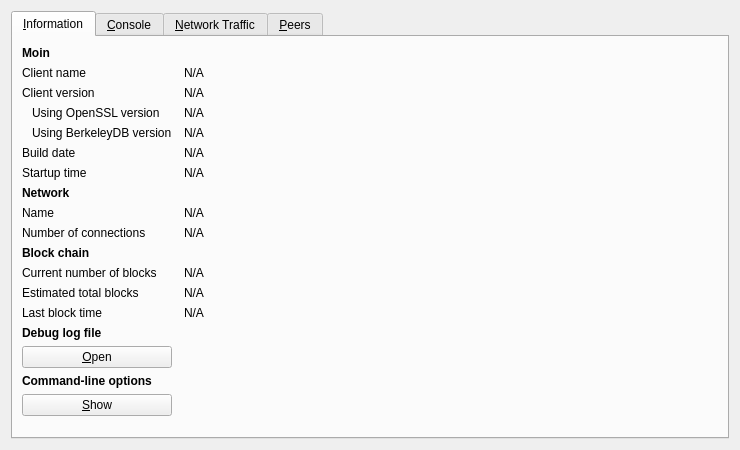
<?xml version="1.0" encoding="UTF-8"?>
<ui version="4.0">
 <class>RPCConsole</class>
 <widget class="QDialog" name="RPCConsole">
  <property name="geometry">
   <rect>
    <x>0</x>
    <y>0</y>
    <width>740</width>
    <height>450</height>
   </rect>
  </property>
  <property name="windowTitle">
   <string>Moin - Debug window</string>
  </property>
  <layout class="QVBoxLayout" name="verticalLayout_2">
   <item>
    <widget class="QTabWidget" name="tabWidget">
     <property name="currentIndex">
      <number>0</number>
     </property>
     <widget class="QWidget" name="tab_info">
      <attribute name="title">
       <string>&amp;Information</string>
      </attribute>
      <layout class="QGridLayout" name="gridLayout" columnstretch="0,1">
       <property name="horizontalSpacing">
        <number>12</number>
       </property>
       <item row="0" column="0">
        <widget class="QLabel" name="label_9">
         <property name="font">
          <font>
           <weight>75</weight>
           <bold>true</bold>
          </font>
         </property>
         <property name="text">
          <string>Moin</string>
         </property>
        </widget>
       </item>
       <item row="1" column="0">
        <widget class="QLabel" name="label_5">
         <property name="text">
          <string>Client name</string>
         </property>
        </widget>
       </item>
       <item row="1" column="1">
        <widget class="QLabel" name="clientName">
         <property name="cursor">
          <cursorShape>IBeamCursor</cursorShape>
         </property>
         <property name="text">
          <string>N/A</string>
         </property>
         <property name="textFormat">
          <enum>Qt::PlainText</enum>
         </property>
         <property name="textInteractionFlags">
          <set>Qt::LinksAccessibleByMouse|Qt::TextSelectableByKeyboard|Qt::TextSelectableByMouse</set>
         </property>
        </widget>
       </item>
       <item row="2" column="0">
        <widget class="QLabel" name="label_6">
         <property name="text">
          <string>Client version</string>
         </property>
        </widget>
       </item>
       <item row="2" column="1">
        <widget class="QLabel" name="clientVersion">
         <property name="cursor">
          <cursorShape>IBeamCursor</cursorShape>
         </property>
         <property name="text">
          <string>N/A</string>
         </property>
         <property name="textFormat">
          <enum>Qt::PlainText</enum>
         </property>
         <property name="textInteractionFlags">
          <set>Qt::LinksAccessibleByMouse|Qt::TextSelectableByKeyboard|Qt::TextSelectableByMouse</set>
         </property>
        </widget>
       </item>
       <item row="3" column="0">
        <widget class="QLabel" name="label_14">
         <property name="text">
          <string>Using OpenSSL version</string>
         </property>
         <property name="indent">
          <number>10</number>
         </property>
        </widget>
       </item>
       <item row="3" column="1">
        <widget class="QLabel" name="openSSLVersion">
         <property name="cursor">
          <cursorShape>IBeamCursor</cursorShape>
         </property>
         <property name="text">
          <string>N/A</string>
         </property>
         <property name="textFormat">
          <enum>Qt::PlainText</enum>
         </property>
         <property name="textInteractionFlags">
          <set>Qt::LinksAccessibleByMouse|Qt::TextSelectableByKeyboard|Qt::TextSelectableByMouse</set>
         </property>
        </widget>
       </item>
       <item row="4" column="0">
        <widget class="QLabel" name="label_berkeleyDBVersion">
         <property name="text">
          <string>Using BerkeleyDB version</string>
         </property>
         <property name="indent">
          <number>10</number>
         </property>
        </widget>
       </item>
       <item row="4" column="1">
        <widget class="QLabel" name="berkeleyDBVersion">
         <property name="cursor">
          <cursorShape>IBeamCursor</cursorShape>
         </property>
         <property name="text">
          <string>N/A</string>
         </property>
         <property name="textFormat">
          <enum>Qt::PlainText</enum>
         </property>
         <property name="textInteractionFlags">
          <set>Qt::LinksAccessibleByMouse|Qt::TextSelectableByKeyboard|Qt::TextSelectableByMouse</set>
         </property>
        </widget>
       </item>
       <item row="5" column="0">
        <widget class="QLabel" name="label_12">
         <property name="text">
          <string>Build date</string>
         </property>
        </widget>
       </item>
       <item row="5" column="1">
        <widget class="QLabel" name="buildDate">
         <property name="cursor">
          <cursorShape>IBeamCursor</cursorShape>
         </property>
         <property name="text">
          <string>N/A</string>
         </property>
         <property name="textFormat">
          <enum>Qt::PlainText</enum>
         </property>
         <property name="textInteractionFlags">
          <set>Qt::LinksAccessibleByMouse|Qt::TextSelectableByKeyboard|Qt::TextSelectableByMouse</set>
         </property>
        </widget>
       </item>
       <item row="6" column="0">
        <widget class="QLabel" name="label_13">
         <property name="text">
          <string>Startup time</string>
         </property>
        </widget>
       </item>
       <item row="6" column="1">
        <widget class="QLabel" name="startupTime">
         <property name="cursor">
          <cursorShape>IBeamCursor</cursorShape>
         </property>
         <property name="text">
          <string>N/A</string>
         </property>
         <property name="textFormat">
          <enum>Qt::PlainText</enum>
         </property>
         <property name="textInteractionFlags">
          <set>Qt::LinksAccessibleByMouse|Qt::TextSelectableByKeyboard|Qt::TextSelectableByMouse</set>
         </property>
        </widget>
       </item>
       <item row="7" column="0">
        <widget class="QLabel" name="label_11">
         <property name="font">
          <font>
           <weight>75</weight>
           <bold>true</bold>
          </font>
         </property>
         <property name="text">
          <string>Network</string>
         </property>
        </widget>
       </item>
       <item row="8" column="0">
        <widget class="QLabel" name="label_8">
         <property name="text">
          <string>Name</string>
         </property>
        </widget>
       </item>
       <item row="8" column="1">
        <widget class="QLabel" name="networkName">
         <property name="cursor">
          <cursorShape>IBeamCursor</cursorShape>
         </property>
         <property name="text">
          <string>N/A</string>
         </property>
         <property name="textFormat">
          <enum>Qt::PlainText</enum>
         </property>
         <property name="textInteractionFlags">
          <set>Qt::LinksAccessibleByMouse|Qt::TextSelectableByKeyboard|Qt::TextSelectableByMouse</set>
         </property>
        </widget>
       </item>
       <item row="9" column="0">
        <widget class="QLabel" name="label_7">
         <property name="text">
          <string>Number of connections</string>
         </property>
        </widget>
       </item>
       <item row="9" column="1">
        <widget class="QLabel" name="numberOfConnections">
         <property name="cursor">
          <cursorShape>IBeamCursor</cursorShape>
         </property>
         <property name="text">
          <string>N/A</string>
         </property>
         <property name="textFormat">
          <enum>Qt::PlainText</enum>
         </property>
         <property name="textInteractionFlags">
          <set>Qt::LinksAccessibleByMouse|Qt::TextSelectableByKeyboard|Qt::TextSelectableByMouse</set>
         </property>
        </widget>
       </item>
       <item row="10" column="0">
        <widget class="QLabel" name="label_10">
         <property name="font">
          <font>
           <weight>75</weight>
           <bold>true</bold>
          </font>
         </property>
         <property name="text">
          <string>Block chain</string>
         </property>
        </widget>
       </item>
       <item row="11" column="0">
        <widget class="QLabel" name="label_3">
         <property name="text">
          <string>Current number of blocks</string>
         </property>
        </widget>
       </item>
       <item row="11" column="1">
        <widget class="QLabel" name="numberOfBlocks">
         <property name="cursor">
          <cursorShape>IBeamCursor</cursorShape>
         </property>
         <property name="text">
          <string>N/A</string>
         </property>
         <property name="textFormat">
          <enum>Qt::PlainText</enum>
         </property>
         <property name="textInteractionFlags">
          <set>Qt::LinksAccessibleByMouse|Qt::TextSelectableByKeyboard|Qt::TextSelectableByMouse</set>
         </property>
        </widget>
       </item>
       <item row="12" column="0">
        <widget class="QLabel" name="label_4">
         <property name="text">
          <string>Estimated total blocks</string>
         </property>
        </widget>
       </item>
       <item row="12" column="1">
        <widget class="QLabel" name="totalBlocks">
         <property name="cursor">
          <cursorShape>IBeamCursor</cursorShape>
         </property>
         <property name="text">
          <string>N/A</string>
         </property>
         <property name="textFormat">
          <enum>Qt::PlainText</enum>
         </property>
         <property name="textInteractionFlags">
          <set>Qt::LinksAccessibleByMouse|Qt::TextSelectableByKeyboard|Qt::TextSelectableByMouse</set>
         </property>
        </widget>
       </item>
       <item row="13" column="0">
        <widget class="QLabel" name="label_2">
         <property name="text">
          <string>Last block time</string>
         </property>
        </widget>
       </item>
       <item row="13" column="1">
        <widget class="QLabel" name="lastBlockTime">
         <property name="cursor">
          <cursorShape>IBeamCursor</cursorShape>
         </property>
         <property name="text">
          <string>N/A</string>
         </property>
         <property name="textFormat">
          <enum>Qt::PlainText</enum>
         </property>
         <property name="textInteractionFlags">
          <set>Qt::LinksAccessibleByMouse|Qt::TextSelectableByKeyboard|Qt::TextSelectableByMouse</set>
         </property>
        </widget>
       </item>
       <item row="13" column="0">
        <spacer name="verticalSpacer_2">
         <property name="orientation">
          <enum>Qt::Vertical</enum>
         </property>
         <property name="sizeHint" stdset="0">
          <size>
           <width>20</width>
           <height>20</height>
          </size>
         </property>
        </spacer>
       </item>
       <item row="14" column="0">
        <widget class="QLabel" name="labelDebugLogfile">
         <property name="font">
          <font>
           <weight>75</weight>
           <bold>true</bold>
          </font>
         </property>
         <property name="text">
          <string>Debug log file</string>
         </property>
        </widget>
       </item>
       <item row="15" column="0">
        <widget class="QPushButton" name="openDebugLogfileButton">
         <property name="toolTip">
          <string>Open the Moin debug log file from the current data directory. This can take a few seconds for large log files.</string>
         </property>
         <property name="text">
          <string>&amp;Open</string>
         </property>
         <property name="autoDefault">
          <bool>false</bool>
         </property>
        </widget>
       </item>
       <item row="16" column="0">
        <widget class="QLabel" name="labelCLOptions">
         <property name="font">
          <font>
           <weight>75</weight>
           <bold>true</bold>
          </font>
         </property>
         <property name="text">
          <string>Command-line options</string>
         </property>
        </widget>
       </item>
       <item row="17" column="0">
        <widget class="QPushButton" name="showCLOptionsButton">
         <property name="toolTip">
          <string>Show the Moin help message to get a list with possible Moin command-line options.</string>
         </property>
         <property name="text">
          <string>&amp;Show</string>
         </property>
         <property name="autoDefault">
          <bool>false</bool>
         </property>
        </widget>
       </item>
       <item row="18" column="0">
        <spacer name="verticalSpacer">
         <property name="orientation">
          <enum>Qt::Vertical</enum>
         </property>
         <property name="sizeHint" stdset="0">
          <size>
           <width>20</width>
           <height>40</height>
          </size>
         </property>
        </spacer>
       </item>
      </layout>
     </widget>
     <widget class="QWidget" name="tab_console">
      <attribute name="title">
       <string>&amp;Console</string>
      </attribute>
      <layout class="QVBoxLayout" name="verticalLayout_3">
       <property name="spacing">
        <number>3</number>
       </property>
       <item>
        <widget class="QTextEdit" name="messagesWidget">
         <property name="minimumSize">
          <size>
           <width>0</width>
           <height>100</height>
          </size>
         </property>
         <property name="readOnly">
          <bool>true</bool>
         </property>
         <property name="tabKeyNavigation" stdset="0">
          <bool>false</bool>
         </property>
         <property name="columnCount" stdset="0">
          <number>2</number>
         </property>
        </widget>
       </item>
       <item>
        <layout class="QHBoxLayout" name="horizontalLayout">
         <property name="spacing">
          <number>3</number>
         </property>
         <item>
          <widget class="QLabel" name="label">
           <property name="text">
            <string notr="true">&gt;</string>
           </property>
          </widget>
         </item>
         <item>
          <widget class="QLineEdit" name="lineEdit"/>
         </item>
         <item>
          <widget class="QPushButton" name="clearButton">
           <property name="maximumSize">
            <size>
             <width>24</width>
             <height>24</height>
            </size>
           </property>
           <property name="toolTip">
            <string>Clear console</string>
           </property>
           <property name="text">
            <string/>
           </property>
           <property name="icon">
            <iconset resource="../../../moin.qrc">
             <normaloff>:/icons/remove</normaloff>:/icons/remove</iconset>
           </property>
           <property name="shortcut">
            <string notr="true">Ctrl+L</string>
           </property>
           <property name="autoDefault">
            <bool>false</bool>
           </property>
          </widget>
         </item>
        </layout>
       </item>
      </layout>
     </widget>
     <widget class="QWidget" name="tab_nettraffic">
      <attribute name="title">
       <string>&amp;Network Traffic</string>
      </attribute>
      <layout class="QHBoxLayout" name="horizontalLayout_3">
       <item>
        <layout class="QVBoxLayout" name="verticalLayout_4">
         <item>
          <widget class="TrafficGraphWidget" name="trafficGraph" native="true">
           <property name="sizePolicy">
            <sizepolicy hsizetype="Expanding" vsizetype="Expanding">
             <horstretch>0</horstretch>
             <verstretch>0</verstretch>
            </sizepolicy>
           </property>
          </widget>
         </item>
         <item>
          <layout class="QHBoxLayout" name="horizontalLayout_2">
           <item>
            <widget class="QSlider" name="sldGraphRange">
             <property name="minimum">
              <number>1</number>
             </property>
             <property name="maximum">
              <number>288</number>
             </property>
             <property name="pageStep">
              <number>12</number>
             </property>
             <property name="value">
              <number>6</number>
             </property>
             <property name="orientation">
              <enum>Qt::Horizontal</enum>
             </property>
            </widget>
           </item>
           <item>
            <widget class="QLabel" name="lblGraphRange">
             <property name="minimumSize">
              <size>
               <width>100</width>
               <height>0</height>
              </size>
             </property>
             <property name="alignment">
              <set>Qt::AlignCenter</set>
             </property>
            </widget>
           </item>
           <item>
            <widget class="QPushButton" name="btnClearTrafficGraph">
             <property name="text">
              <string>&amp;Clear</string>
             </property>
             <property name="autoDefault">
              <bool>false</bool>
             </property>
            </widget>
           </item>
          </layout>
         </item>
        </layout>
       </item>
       <item>
        <layout class="QVBoxLayout" name="verticalLayout">
         <item>
          <widget class="QGroupBox" name="groupBox">
           <property name="title">
            <string>Totals</string>
           </property>
           <layout class="QVBoxLayout" name="verticalLayout_5">
            <item>
             <layout class="QHBoxLayout" name="horizontalLayout_4">
              <item>
               <widget class="Line" name="line">
                <property name="sizePolicy">
                 <sizepolicy hsizetype="Fixed" vsizetype="Fixed">
                  <horstretch>0</horstretch>
                  <verstretch>0</verstretch>
                 </sizepolicy>
                </property>
                <property name="minimumSize">
                 <size>
                  <width>10</width>
                  <height>0</height>
                 </size>
                </property>
                <property name="palette">
                 <palette>
                  <active>
                   <colorrole role="Light">
                    <brush brushstyle="SolidPattern">
                     <color alpha="255">
                      <red>0</red>
                      <green>255</green>
                      <blue>0</blue>
                     </color>
                    </brush>
                   </colorrole>
                  </active>
                  <inactive>
                   <colorrole role="Light">
                    <brush brushstyle="SolidPattern">
                     <color alpha="255">
                      <red>0</red>
                      <green>255</green>
                      <blue>0</blue>
                     </color>
                    </brush>
                   </colorrole>
                  </inactive>
                  <disabled>
                   <colorrole role="Light">
                    <brush brushstyle="SolidPattern">
                     <color alpha="255">
                      <red>0</red>
                      <green>255</green>
                      <blue>0</blue>
                     </color>
                    </brush>
                   </colorrole>
                  </disabled>
                 </palette>
                </property>
                <property name="orientation">
                 <enum>Qt::Horizontal</enum>
                </property>
               </widget>
              </item>
              <item>
               <widget class="QLabel" name="label_16">
                <property name="text">
                 <string>In:</string>
                </property>
               </widget>
              </item>
              <item>
               <widget class="QLabel" name="lblBytesIn">
                <property name="minimumSize">
                 <size>
                  <width>50</width>
                  <height>0</height>
                 </size>
                </property>
                <property name="alignment">
                 <set>Qt::AlignRight|Qt::AlignTrailing|Qt::AlignVCenter</set>
                </property>
               </widget>
              </item>
             </layout>
            </item>
            <item>
             <layout class="QHBoxLayout" name="horizontalLayout_5">
              <item>
               <widget class="Line" name="line_2">
                <property name="sizePolicy">
                 <sizepolicy hsizetype="Fixed" vsizetype="Fixed">
                  <horstretch>0</horstretch>
                  <verstretch>0</verstretch>
                 </sizepolicy>
                </property>
                <property name="minimumSize">
                 <size>
                  <width>10</width>
                  <height>0</height>
                 </size>
                </property>
                <property name="palette">
                 <palette>
                  <active>
                   <colorrole role="Light">
                    <brush brushstyle="SolidPattern">
                     <color alpha="255">
                      <red>255</red>
                      <green>0</green>
                      <blue>0</blue>
                     </color>
                    </brush>
                   </colorrole>
                  </active>
                  <inactive>
                   <colorrole role="Light">
                    <brush brushstyle="SolidPattern">
                     <color alpha="255">
                      <red>255</red>
                      <green>0</green>
                      <blue>0</blue>
                     </color>
                    </brush>
                   </colorrole>
                  </inactive>
                  <disabled>
                   <colorrole role="Light">
                    <brush brushstyle="SolidPattern">
                     <color alpha="255">
                      <red>255</red>
                      <green>0</green>
                      <blue>0</blue>
                     </color>
                    </brush>
                   </colorrole>
                  </disabled>
                 </palette>
                </property>
                <property name="orientation">
                 <enum>Qt::Horizontal</enum>
                </property>
               </widget>
              </item>
              <item>
               <widget class="QLabel" name="label_17">
                <property name="text">
                 <string>Out:</string>
                </property>
               </widget>
              </item>
              <item>
               <widget class="QLabel" name="lblBytesOut">
                <property name="minimumSize">
                 <size>
                  <width>50</width>
                  <height>0</height>
                 </size>
                </property>
                <property name="alignment">
                 <set>Qt::AlignRight|Qt::AlignTrailing|Qt::AlignVCenter</set>
                </property>
               </widget>
              </item>
             </layout>
            </item>
            <item>
             <spacer name="verticalSpacer_4">
              <property name="orientation">
               <enum>Qt::Vertical</enum>
              </property>
              <property name="sizeHint" stdset="0">
               <size>
                <width>20</width>
                <height>407</height>
               </size>
              </property>
             </spacer>
            </item>
           </layout>
          </widget>
         </item>
        </layout>
       </item>
      </layout>
     </widget>
     <widget class="QWidget" name="tab_peers">
      <attribute name="title">
       <string>&amp;Peers</string>
      </attribute>
      <layout class="QGridLayout" name="gridLayout_2">
       <item row="0" column="0" rowspan="2">
        <widget class="QTableView" name="peerWidget">
         <property name="horizontalScrollBarPolicy">
          <enum>Qt::ScrollBarAsNeeded</enum>
         </property>
         <property name="sortingEnabled">
          <bool>true</bool>
         </property>
         <attribute name="horizontalHeaderHighlightSections">
          <bool>false</bool>
         </attribute>
        </widget>
       </item>
       <item row="0" column="1">
        <widget class="QLabel" name="peerHeading">
         <property name="sizePolicy">
          <sizepolicy hsizetype="Preferred" vsizetype="Minimum">
           <horstretch>0</horstretch>
           <verstretch>0</verstretch>
          </sizepolicy>
         </property>
         <property name="minimumSize">
          <size>
           <width>300</width>
           <height>32</height>
          </size>
         </property>
         <property name="font">
          <font>
           <pointsize>10</pointsize>
          </font>
         </property>
         <property name="cursor">
          <cursorShape>IBeamCursor</cursorShape>
         </property>
         <property name="text">
          <string>Select a peer to view detailed information.</string>
         </property>
         <property name="alignment">
          <set>Qt::AlignHCenter|Qt::AlignTop</set>
         </property>
         <property name="wordWrap">
          <bool>true</bool>
         </property>
         <property name="textInteractionFlags">
          <set>Qt::LinksAccessibleByMouse|Qt::TextSelectableByKeyboard|Qt::TextSelectableByMouse</set>
         </property>
        </widget>
       </item>
       <item row="1" column="1">
        <widget class="QWidget" name="detailWidget" native="true">
         <property name="minimumSize">
          <size>
           <width>300</width>
           <height>0</height>
          </size>
         </property>
         <layout class="QGridLayout" name="gridLayout_3">
          <item row="0" column="0">
           <widget class="QLabel" name="label_23">
            <property name="text">
             <string>Peer ID</string>
            </property>
           </widget>
          </item>
          <item row="0" column="2">
           <widget class="QLabel" name="peerId">
            <property name="cursor">
             <cursorShape>IBeamCursor</cursorShape>
            </property>
            <property name="text">
             <string>N/A</string>
            </property>
            <property name="textFormat">
             <enum>Qt::PlainText</enum>
            </property>
            <property name="textInteractionFlags">
             <set>Qt::LinksAccessibleByMouse|Qt::TextSelectableByKeyboard|Qt::TextSelectableByMouse</set>
            </property>
           </widget>
          </item>
          <item row="1" column="0">
           <widget class="QLabel" name="label_23">
            <property name="text">
             <string>Direction</string>
            </property>
           </widget>
          </item>
          <item row="1" column="2">
           <widget class="QLabel" name="peerDirection">
            <property name="cursor">
             <cursorShape>IBeamCursor</cursorShape>
            </property>
            <property name="text">
             <string>N/A</string>
            </property>
            <property name="textFormat">
             <enum>Qt::PlainText</enum>
            </property>
            <property name="textInteractionFlags">
             <set>Qt::LinksAccessibleByMouse|Qt::TextSelectableByKeyboard|Qt::TextSelectableByMouse</set>
            </property>
           </widget>
          </item>
          <item row="2" column="0">
           <widget class="QLabel" name="label_21">
            <property name="text">
             <string>Version</string>
            </property>
           </widget>
          </item>
          <item row="2" column="2">
           <widget class="QLabel" name="peerVersion">
            <property name="cursor">
             <cursorShape>IBeamCursor</cursorShape>
            </property>
            <property name="text">
             <string>N/A</string>
            </property>
            <property name="textFormat">
             <enum>Qt::PlainText</enum>
            </property>
            <property name="textInteractionFlags">
             <set>Qt::LinksAccessibleByMouse|Qt::TextSelectableByKeyboard|Qt::TextSelectableByMouse</set>
            </property>
           </widget>
          </item>
          <item row="3" column="0">
           <widget class="QLabel" name="label_28">
            <property name="text">
             <string>User Agent</string>
            </property>
           </widget>
          </item>
          <item row="3" column="2">
           <widget class="QLabel" name="peerSubversion">
            <property name="cursor">
             <cursorShape>IBeamCursor</cursorShape>
            </property>
            <property name="text">
             <string>N/A</string>
            </property>
            <property name="textFormat">
             <enum>Qt::PlainText</enum>
            </property>
            <property name="textInteractionFlags">
             <set>Qt::LinksAccessibleByMouse|Qt::TextSelectableByKeyboard|Qt::TextSelectableByMouse</set>
            </property>
           </widget>
          </item>
          <item row="4" column="0">
           <widget class="QLabel" name="label_4">
            <property name="text">
             <string>Services</string>
            </property>
           </widget>
          </item>
          <item row="4" column="2">
           <widget class="QLabel" name="peerServices">
            <property name="cursor">
             <cursorShape>IBeamCursor</cursorShape>
            </property>
            <property name="text">
             <string>N/A</string>
            </property>
            <property name="textFormat">
             <enum>Qt::PlainText</enum>
            </property>
            <property name="textInteractionFlags">
             <set>Qt::LinksAccessibleByMouse|Qt::TextSelectableByKeyboard|Qt::TextSelectableByMouse</set>
            </property>
           </widget>
          </item>
          <item row="5" column="0">
           <widget class="QLabel" name="label_29">
            <property name="text">
             <string>Starting Height</string>
            </property>
           </widget>
          </item>
          <item row="5" column="2">
           <widget class="QLabel" name="peerHeight">
            <property name="cursor">
             <cursorShape>IBeamCursor</cursorShape>
            </property>
            <property name="text">
             <string>N/A</string>
            </property>
            <property name="textFormat">
             <enum>Qt::PlainText</enum>
            </property>
            <property name="textInteractionFlags">
             <set>Qt::LinksAccessibleByMouse|Qt::TextSelectableByKeyboard|Qt::TextSelectableByMouse</set>
            </property>
           </widget>
          </item>
          <item row="6" column="0">
           <widget class="QLabel" name="label_27">
            <property name="text">
             <string>Sync Height</string>
            </property>
           </widget>
          </item>
          <item row="6" column="2">
           <widget class="QLabel" name="peerSyncHeight">
            <property name="cursor">
             <cursorShape>IBeamCursor</cursorShape>
            </property>
            <property name="text">
             <string>N/A</string>
            </property>
            <property name="textFormat">
             <enum>Qt::PlainText</enum>
            </property>
            <property name="textInteractionFlags">
             <set>Qt::LinksAccessibleByMouse|Qt::TextSelectableByKeyboard|Qt::TextSelectableByMouse</set>
            </property>
           </widget>
          </item>
          <item row="7" column="0">
           <widget class="QLabel" name="label_24">
            <property name="text">
             <string>Ban Score</string>
            </property>
           </widget>
          </item>
          <item row="7" column="2">
           <widget class="QLabel" name="peerBanScore">
            <property name="cursor">
             <cursorShape>IBeamCursor</cursorShape>
            </property>
            <property name="text">
             <string>N/A</string>
            </property>
            <property name="textFormat">
             <enum>Qt::PlainText</enum>
            </property>
            <property name="textInteractionFlags">
             <set>Qt::LinksAccessibleByMouse|Qt::TextSelectableByKeyboard|Qt::TextSelectableByMouse</set>
            </property>
           </widget>
          </item>
          <item row="8" column="0">
           <widget class="QLabel" name="label_22">
            <property name="text">
             <string>Connection Time</string>
            </property>
           </widget>
          </item>
          <item row="8" column="2">
           <widget class="QLabel" name="peerConnTime">
            <property name="cursor">
             <cursorShape>IBeamCursor</cursorShape>
            </property>
            <property name="text">
             <string>N/A</string>
            </property>
            <property name="textFormat">
             <enum>Qt::PlainText</enum>
            </property>
            <property name="textInteractionFlags">
             <set>Qt::LinksAccessibleByMouse|Qt::TextSelectableByKeyboard|Qt::TextSelectableByMouse</set>
            </property>
           </widget>
          </item>
          <item row="9" column="0">
           <widget class="QLabel" name="label_15">
            <property name="text">
             <string>Last Send</string>
            </property>
           </widget>
          </item>
          <item row="9" column="2">
           <widget class="QLabel" name="peerLastSend">
            <property name="cursor">
             <cursorShape>IBeamCursor</cursorShape>
            </property>
            <property name="text">
             <string>N/A</string>
            </property>
            <property name="textFormat">
             <enum>Qt::PlainText</enum>
            </property>
            <property name="textInteractionFlags">
             <set>Qt::LinksAccessibleByMouse|Qt::TextSelectableByKeyboard|Qt::TextSelectableByMouse</set>
            </property>
           </widget>
          </item>
          <item row="10" column="0">
           <widget class="QLabel" name="label_19">
            <property name="text">
             <string>Last Receive</string>
            </property>
           </widget>
          </item>
          <item row="10" column="2">
           <widget class="QLabel" name="peerLastRecv">
            <property name="cursor">
             <cursorShape>IBeamCursor</cursorShape>
            </property>
            <property name="text">
             <string>N/A</string>
            </property>
            <property name="textFormat">
             <enum>Qt::PlainText</enum>
            </property>
            <property name="textInteractionFlags">
             <set>Qt::LinksAccessibleByMouse|Qt::TextSelectableByKeyboard|Qt::TextSelectableByMouse</set>
            </property>
           </widget>
          </item>
          <item row="11" column="0">
           <widget class="QLabel" name="label_18">
            <property name="text">
             <string>Bytes Sent</string>
            </property>
           </widget>
          </item>
          <item row="11" column="2">
           <widget class="QLabel" name="peerBytesSent">
            <property name="cursor">
             <cursorShape>IBeamCursor</cursorShape>
            </property>
            <property name="text">
             <string>N/A</string>
            </property>
            <property name="textFormat">
             <enum>Qt::PlainText</enum>
            </property>
            <property name="textInteractionFlags">
             <set>Qt::LinksAccessibleByMouse|Qt::TextSelectableByKeyboard|Qt::TextSelectableByMouse</set>
            </property>
           </widget>
          </item>
          <item row="12" column="0">
           <widget class="QLabel" name="label_20">
            <property name="text">
             <string>Bytes Received</string>
            </property>
           </widget>
          </item>
          <item row="12" column="2">
           <widget class="QLabel" name="peerBytesRecv">
            <property name="cursor">
             <cursorShape>IBeamCursor</cursorShape>
            </property>
            <property name="text">
             <string>N/A</string>
            </property>
            <property name="textFormat">
             <enum>Qt::PlainText</enum>
            </property>
            <property name="textInteractionFlags">
             <set>Qt::LinksAccessibleByMouse|Qt::TextSelectableByKeyboard|Qt::TextSelectableByMouse</set>
            </property>
           </widget>
          </item>
          <item row="13" column="0">
           <widget class="QLabel" name="label_26">
            <property name="text">
             <string>Ping Time</string>
            </property>
           </widget>
          </item>
          <item row="13" column="2">
           <widget class="QLabel" name="peerPingTime">
            <property name="cursor">
             <cursorShape>IBeamCursor</cursorShape>
            </property>
            <property name="text">
             <string>N/A</string>
            </property>
            <property name="textFormat">
             <enum>Qt::PlainText</enum>
            </property>
            <property name="textInteractionFlags">
             <set>Qt::LinksAccessibleByMouse|Qt::TextSelectableByKeyboard|Qt::TextSelectableByMouse</set>
            </property>
           </widget>
          </item>
          <item row="14" column="0">
           <widget class="QLabel" name="label_timeoffset">
            <property name="text">
             <string>Time Offset</string>
            </property>
           </widget>
          </item>
          <item row="14" column="2">
           <widget class="QLabel" name="timeoffset">
            <property name="cursor">
             <cursorShape>IBeamCursor</cursorShape>
            </property>
            <property name="text">
             <string>N/A</string>
            </property>
            <property name="textFormat">
             <enum>Qt::PlainText</enum>
            </property>
            <property name="textInteractionFlags">
             <set>Qt::LinksAccessibleByMouse|Qt::TextSelectableByKeyboard|Qt::TextSelectableByMouse</set>
            </property>
           </widget>
          </item>
          <item row="15" column="1">
           <spacer name="verticalSpacer_3">
            <property name="orientation">
             <enum>Qt::Vertical</enum>
            </property>
            <property name="sizeHint" stdset="0">
             <size>
              <width>20</width>
              <height>40</height>
             </size>
            </property>
           </spacer>
          </item>
         </layout>
        </widget>
       </item>
      </layout>
     </widget>
    </widget>
   </item>
  </layout>
 </widget>
 <customwidgets>
  <customwidget>
   <class>TrafficGraphWidget</class>
   <extends>QWidget</extends>
   <header>trafficgraphwidget.h</header>
   <container>1</container>
   <slots>
    <slot>clear()</slot>
   </slots>
  </customwidget>
 </customwidgets>
 <resources>
  <include location="../../../moin.qrc"/>
 </resources>
 <connections/>
</ui>
